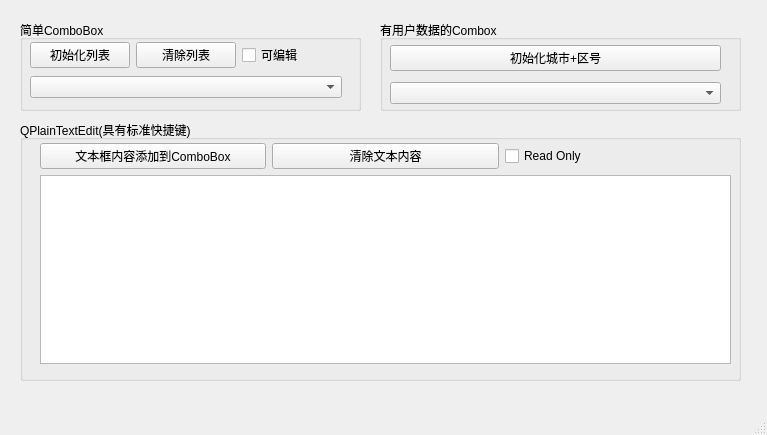
<?xml version="1.0" encoding="UTF-8"?>
<ui version="4.0">
 <class>MainWindow</class>
 <widget class="QMainWindow" name="MainWindow">
  <property name="geometry">
   <rect>
    <x>0</x>
    <y>0</y>
    <width>767</width>
    <height>435</height>
   </rect>
  </property>
  <property name="windowTitle">
   <string>MainWindow</string>
  </property>
  <widget class="QWidget" name="centralwidget">
   <widget class="QGroupBox" name="groupBox_3">
    <property name="geometry">
     <rect>
      <x>20</x>
      <y>120</y>
      <width>721</width>
      <height>261</height>
     </rect>
    </property>
    <property name="title">
     <string>QPlainTextEdit(具有标准快捷键)</string>
    </property>
    <widget class="QWidget" name="verticalLayoutWidget_3">
     <property name="geometry">
      <rect>
       <x>20</x>
       <y>23</y>
       <width>691</width>
       <height>221</height>
      </rect>
     </property>
     <layout class="QVBoxLayout" name="verticalLayout_3">
      <item>
       <layout class="QHBoxLayout" name="horizontalLayout_3">
        <item>
         <widget class="QPushButton" name="btnAddToCombo">
          <property name="text">
           <string>文本框内容添加到ComboBox</string>
          </property>
         </widget>
        </item>
        <item>
         <widget class="QPushButton" name="btnClearText">
          <property name="text">
           <string>清除文本内容</string>
          </property>
         </widget>
        </item>
        <item>
         <widget class="QCheckBox" name="checkReadOnly">
          <property name="text">
           <string>Read Only</string>
          </property>
         </widget>
        </item>
       </layout>
      </item>
      <item>
       <widget class="QPlainTextEdit" name="plainTextEdit"/>
      </item>
     </layout>
    </widget>
   </widget>
   <widget class="QGroupBox" name="groupBox">
    <property name="geometry">
     <rect>
      <x>20</x>
      <y>20</y>
      <width>341</width>
      <height>91</height>
     </rect>
    </property>
    <property name="title">
     <string>简单ComboBox</string>
    </property>
    <widget class="QWidget" name="verticalLayoutWidget">
     <property name="geometry">
      <rect>
       <x>10</x>
       <y>20</y>
       <width>312</width>
       <height>60</height>
      </rect>
     </property>
     <layout class="QVBoxLayout" name="verticalLayout">
      <item>
       <layout class="QHBoxLayout" name="horizontalLayout">
        <item>
         <widget class="QPushButton" name="btnInitItems">
          <property name="text">
           <string>初始化列表</string>
          </property>
         </widget>
        </item>
        <item>
         <widget class="QPushButton" name="btnClearItems">
          <property name="text">
           <string>清除列表</string>
          </property>
         </widget>
        </item>
        <item>
         <widget class="QCheckBox" name="checkEdit">
          <property name="text">
           <string>可编辑</string>
          </property>
         </widget>
        </item>
       </layout>
      </item>
      <item>
       <widget class="QComboBox" name="comboSimple"/>
      </item>
     </layout>
    </widget>
   </widget>
   <widget class="QGroupBox" name="groupBox_2">
    <property name="geometry">
     <rect>
      <x>380</x>
      <y>20</y>
      <width>361</width>
      <height>91</height>
     </rect>
    </property>
    <property name="title">
     <string>有用户数据的Combox</string>
    </property>
    <widget class="QWidget" name="verticalLayoutWidget_2">
     <property name="geometry">
      <rect>
       <x>10</x>
       <y>20</y>
       <width>331</width>
       <height>71</height>
      </rect>
     </property>
     <layout class="QVBoxLayout" name="verticalLayout_2">
      <item>
       <layout class="QHBoxLayout" name="horizontalLayout_2">
        <item>
         <widget class="QPushButton" name="btnInitCity">
          <property name="text">
           <string>初始化城市+区号</string>
          </property>
         </widget>
        </item>
       </layout>
      </item>
      <item>
       <widget class="QComboBox" name="comboCityZone"/>
      </item>
     </layout>
    </widget>
   </widget>
  </widget>
  <widget class="QMenuBar" name="menubar">
   <property name="geometry">
    <rect>
     <x>0</x>
     <y>0</y>
     <width>767</width>
     <height>23</height>
    </rect>
   </property>
  </widget>
  <widget class="QStatusBar" name="statusbar"/>
 </widget>
 <resources/>
 <connections/>
</ui>
